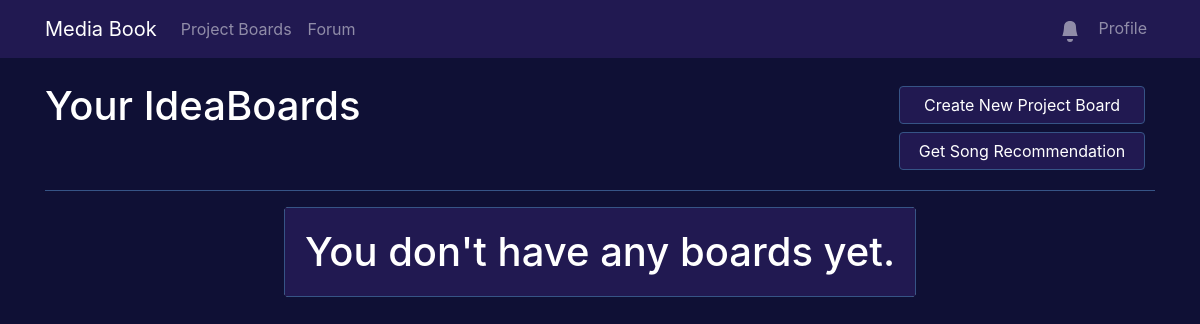
Before: /boards/ (signed in) with the older database file.
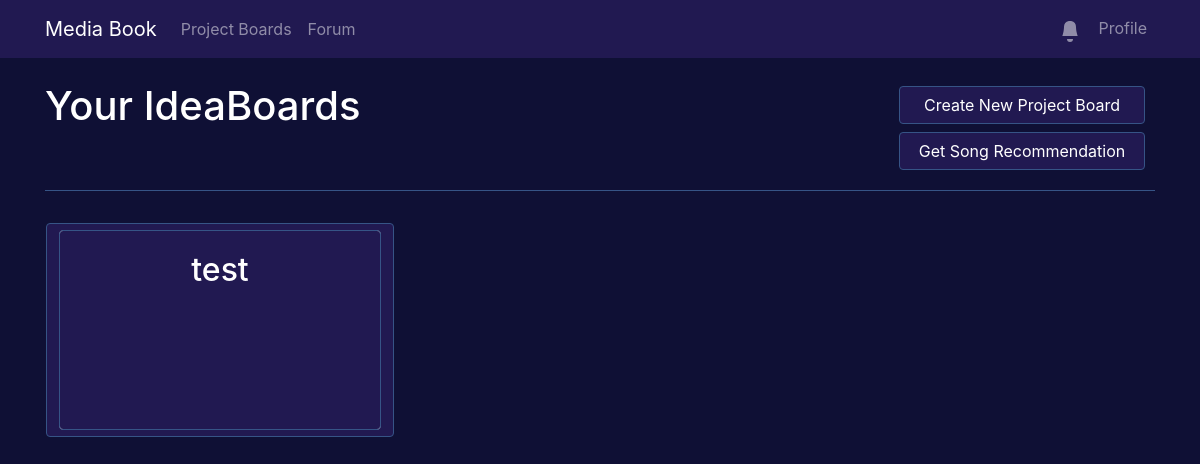
After: the same page with the newer database file.
### IdeaBoards/models.py (models this page shows, shortened)
class IdeaBoard(models.Model):
    title = models.CharField(max_length=64)
    description = models.TextField(blank=True, default='', max_length=128)
    is_public = models.BooleanField(default=False)
    created_at = models.DateTimeField(auto_now_add=True)
    updated_at = models.DateTimeField(auto_now=True)
    user = models.ForeignKey(User, on_delete=models.CASCADE)

### IdeaBoards/views.py (the view, shortened to what this page needs)
# urls.py: path('', views.IdeaBoards_Home, name='IdeaBoards_Home'),
def IdeaBoards_Home(request):
    if request.user.is_authenticated:
        print(request.POST, request.method)
        print(request.body.decode('utf-8'))
        if request.method == "GETRECC":
            genre_name = json.loads(request.body.decode('utf-8'))[0]["genreName"] #parsing the javascript data
            if genre_name:
                data = get_recc(genre_name) #calling the function from spotify.py
                response_data = {'message': data}
                return JsonResponse(response_data) #returning the output to javascript
        form = NewIdeaBoardForm(instance=request.user)
        boards = IdeaBoard.objects.filter(user=request.user)
        error_message = request.session.pop('error_messages', None)
        print (error_message)
        return render(request, 'ideaboard.html', {'boards': boards, 'form': form, 'error_message': error_message})
    else:
        return redirect('home')

### Forum/context_processors.py (called while the page is built)
def notifications(request):
    if request.user.is_authenticated:
        return {
            'global_notifications': Notification.objects.filter(to_user=request.user, is_read=False).order_by('-date')
        }
    return {}

### IdeaBoards/templates/ideaboard.html (shortened to what this page needs)
{% extends 'base.html' %}
{% load static %}
{% block stylesheets %}
    <link rel="stylesheet" href="{% static 'css/ideaboard.css' %}">
{% endblock %}
{% block content %}
    <div>
        <div class="row justify-content-between">
            <h1 class="col-md-4 page-title">Your IdeaBoards</h1>
            <div class="col-md-3 row pr-4 justify-content-end mode-radio">
                <button  type="button" class="btn btn-primary col-12" id="create-new-board" data-toggle="modal" data-target="#createBoard">
                    Create New Project Board
                </button>
                <button  type="button" class="btn btn-primary col-12" id="get-rec-modal-button" data-toggle="modal" data-target="#getRecc">
                    Get Song Recommendation
                </button>
            </div>
        </div>
        <hr>
        <div class="row">
            {% if boards %}
                {% for board in boards %}
                    <div class="col-md-4 px-3 py-3">
                        <button id="board-{{ forloop.counter }}"  data-url="{{ board.id }}" role='button' class="btn btn-outline-primary btn-size">
                            <div class="card card-custom">
                                <div class="card-body">
                                    <h2 id="board-{{ forloop.counter }}-title" class='card-title'>{{ board.title }}</h2>
                                    <p id="board-{{ forloop.counter }}-description" class='card-description pb-2'>{{ board.description }}</p>
                                </div>
                            </div>
                        </button>
                    </div>
                {% endfor %}
            {% else %}
                <div class='card mx-auto'>
                    <div class='card-body'>
                        <h1 class='card-text text-center'>You don't have any boards yet.</h1>
                    </div>
                </div>
            {% endif %}
        </div>
    </div>
{% endblock %}

Changed rows visible on the page:
added IdeaBoard: title "test"
Other visible differences:
text no longer shown: "You don't have any boards yet."
